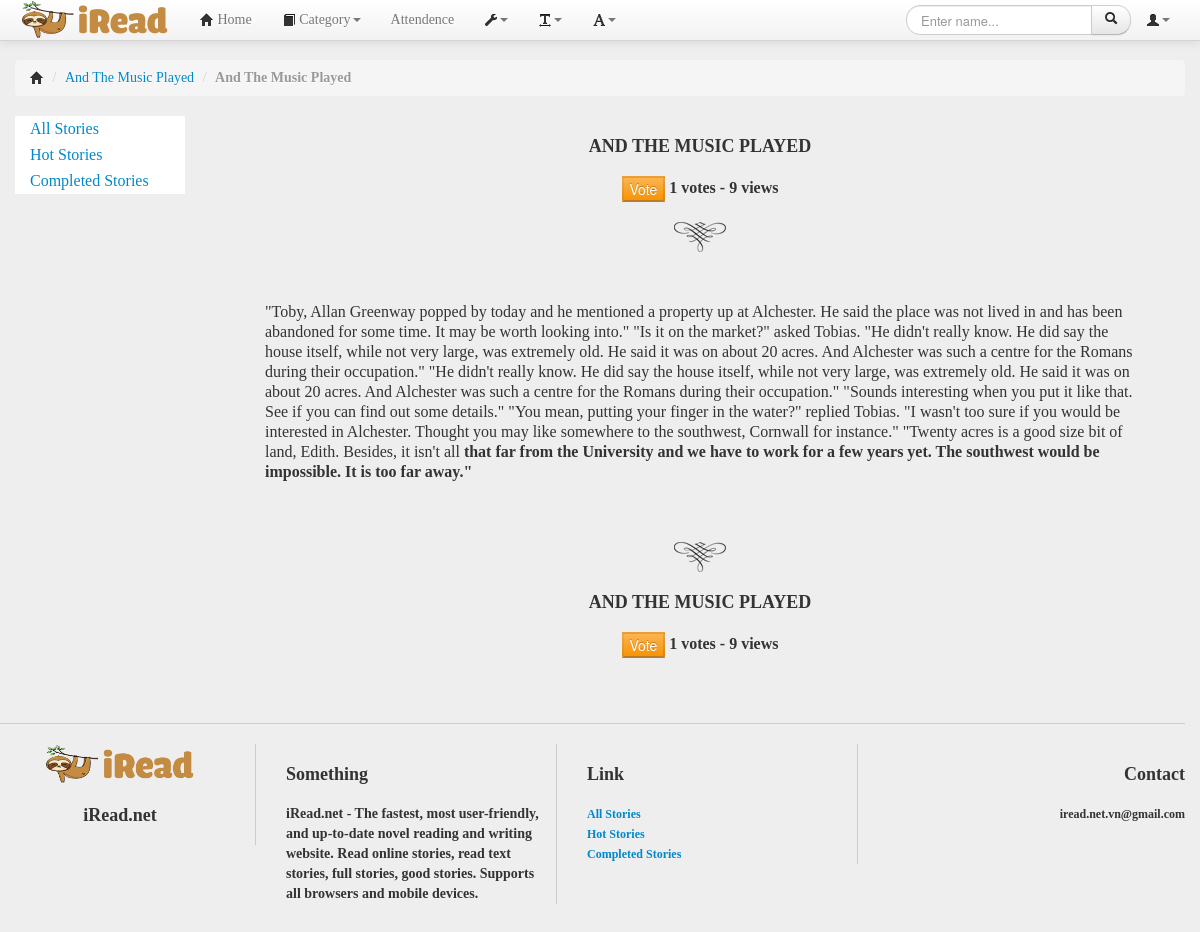
/readstory.php?storyID=2&chapterID=1 (signed in), run on the app's committed database.
### tables this page shows
CREATE TABLE `story` (
  `storyID` int(10) NOT NULL,
  `storyName` varchar(200) NOT NULL,
  `memberID` int(20) DEFAULT NULL,
  `description` mediumtext DEFAULT NULL,
  `image` varchar(500) DEFAULT NULL,
  `viewNumber` int(11) NOT NULL DEFAULT 0,
  `voteNumber` int(11) NOT NULL DEFAULT 0,
  `status` varchar(20) NOT NULL DEFAULT 'On going'
);

CREATE TABLE `chapter` (
  `chapterID` bigint(20) NOT NULL,
  `chapterName` varchar(255) NOT NULL,
  `storyID` int(10) NOT NULL,
  `content` longtext NOT NULL,
  `requireCoin` tinyint(1) NOT NULL DEFAULT 0,
  `view` bigint(20) NOT NULL DEFAULT 0
);

### db.php (called while the page is built, shortened)
<?php
	$hostname='localhost';
	$username='root';
	$password='';
	$dbname='final_project';
	$port=3306;
	function query($sql)
	{
		global $hostname;
		global $username;
		global $password;
		global $dbname;
		global $port;
		$conn = new mysqli($hostname, $username, $password, $dbname, $port);
		$result = $conn->query($sql);
		$rows = mysqli_fetch_all($result);
		return $rows;
	}
	function decryptString($string)
	{
		$string = str_replace('!1$#5', '"', $string);
		$string = str_replace("^-&~5", "'", $string);
		return($string);
	}
?>

### readstory.php (the view, shortened to what this page needs)
<!DOCTYPE html>
<html lang="vi">
<head>
<link href="css/bootstrap-modal.css" rel="stylesheet">
<link href="css/bootstrap.min.css" rel="stylesheet">
<link href="css/bootstrap-responsive.css" rel="stylesheet">
<link href="css/yamm.css" rel="stylesheet">
<link href="css/style.css" rel="stylesheet">
<link href="css/chosen.css" rel="stylesheet">
</head>
<?php
	require_once("./db.php");
    if(!isset($_SESSION['username'])){
?>
    	<script >
			alert ("You must login to access this page!");
			window.location.replace("./login.php");
		</script>
<?php
	}else{
		if(isset($_GET['storyID']) && isset($_GET['chapterID'])){
			$storyID=$_GET['storyID'];
			$chapterID=$_GET['chapterID'];
			$is_paided = 0;
			$sql = "SELECT * FROM chapter WHERE chapterID='" .$chapterID . "'";
			$row = query($sql);
			$chapterName = $row[0][1];
			$view = $row[0][5];
			$sql1 = "SELECT * FROM story WHERE storyID='" .$storyID . "'";
			$row1 = query($sql1);
			$storyName = $row1[0][1];
			$memberID = $row1[0][2];
			$viewNumber = $row1[0][5];
			$sql5 = "SELECT * FROM member WHERE username='" .$_SESSION['username'] . "'";
			$row5 = query($sql5);
			$readerID = $row5[0][0];
			if($row[0][4] == 1 && $readerID != $memberID && $_SESSION['role'] != "admin"){
				$sql4 = "SELECT * FROM chapter_payment WHERE chapterID='" .$chapterID . "'";
				if(execsql($sql4)!=null){
					$row4 = query($sql4);
					for($i=0; $i < count($row4); $i++){
						if($row4[$i][1] == $readerID){
							$is_paided = 1;
						}else{
							$is_paided = 0;
						}
					}
				}else{
					$is_paided = 0;
				}
					if($is_paided == 0){
			?>
					<body onload="activepopup()">
			<?php
				}else{
					$sql6 = "UPDATE chapter SET view='" .$view+1 ."'WHERE chapterID='" .$chapterID ."'";
					$result6 = execsql($sql6);
					$row8 = query($sql);
					$view1 = $row8[0][5];
					$sql9 = "UPDATE story SET viewNumber='" .$viewNumber+1 ."'WHERE storyID='" .$storyID ."'";
					$result9 = execsql($sql9);
			?>
					<body>
			<?php
				}
			}else{
				$row8 = query($sql);
				$view1 = $row8[0][5];
		?>
				<body>
		<?php
			}
		}
	}
?>
<?php
	require_once("./headers/readstory_header.php");
?>
<div class="tbpopup" id="tbpopup-1">
<div class="container">
	<div class="row">
		<div class="span12">
			<ul class="breadcrumb">
				<li>
					<div itemscope>
						<a href="./home.php" itemprop="url"><i class="icon-home"></i></a>
						<span class="divider">/</span>
					</div>
				</li>
				<li >
					<div itemscope>
						<a href="storydetail.php?storyID=<?=$storyID?>" itemprop="url"><span itemprop="title"><?=decryptString($storyName)?></span></a>
						<span class="divider">/</span>
					</div>
				</li>
				<li class="active"><strong><?=decryptString($chapterName)?></strong></li>
			</ul>
			<div class="row wrapper">
			<?php
				require_once("./lefts/common_left.php");
			?>
				<div class="span10">
					<div id="noidungtruyen">
						<h1 style="text-align: center;text-transform: uppercase; font-weight: bold;"><?=decryptString($row[0][1])?></h1>
						<div style="text-align: center; font-size: 16px; font-weight: bold;">
						<?php
							$is_vote = 0;
							$sql7 = "SELECT * FROM vote WHERE chapterID='" .$chapterID . "'";
							if(execsql($sql7)!=null){
								$row7 = query($sql7);
								$vote = count($row7);
								for($i=0; $i < count($row7); $i++){
									if($row7[$i][1] == $readerID){
										$is_vote = 1;
									}else{
										$is_vote = 0;
									}
								}
							}else{
								$is_vote = 0;
							}
							if($is_vote == 0){
						?>
								<form method="post" action="chaptervote.php">
									<button type="submit" name="vote_submit" class="btn-warning">Vote</button> <?=$vote?> votes -
									<span itemprop="votes"><?=$view1?> views</span>
								</form>
						<?php
							}
						?>
						</div>
						<hr class="start-chap">
						<div class="text-truyen" id="id_noidung_chuong" style="margin:50px;">
							<?=decryptString($row[0][3])?>
						</div>
					</div>
					<div class="chapfoot" style=" width:100%; float:left; ">
					<hr class="start-chap">
					<h2 style="text-align: center;text-transform: uppercase; font-weight: bold;"><?=decryptString($row[0][1])?></h2>
					<div style="text-align: center; font-size: 16px; font-weight: bold;">
						<?php
							$is_vote = 0;
							$sql7 = "SELECT * FROM vote WHERE chapterID='" .$chapterID . "'";
							if(execsql($sql7)!=null){
								$row7 = query($sql7);
								$vote = count($row7);
								for($i=0; $i < count($row7); $i++){
									if($row7[$i][1] == $readerID){
										$is_vote = 1;
									}else{
										$is_vote = 0;
									}
								}
							}else{
								$is_vote = 0;
							}
							if($is_vote == 0){
						?>
								<form method="post" action="chaptervote.php">
									<button type="submit" name="vote_submit" class="btn-warning">Vote</button> <?=$vote?> votes -
									<span itemprop="votes"><?=$view1?> views</span>
								</form>
						<?php
							}
						?>
					</div>
				</div>
				<div class="clearfix"></div>
			</div>
		<?php
			require_once("./footers/footer.php");
		?>
	</div>
</div>
</body>
</html>

### css/style.css (style rules this page uses)
body { position:relative;background:white;font-family:Verdana,"Times New Roman",sans-serif; font-size: 14px; }
hr { border-top:0px solid #bbb;border-bottom:1px solid #ccc; }
hr.start-chap { background:url("../img/option.png") 0 0 no-repeat;width:52px;height:30px;border:0;margin:10px auto;display:block; }
#noidungtruyen h1,h2 { font-size:18px; }
.wrapper { font-size:16px; }
.chapfoot { width: 498px; text-align: center; }

### readstory.php (style rules this page uses)
body { padding-top:60px;padding-bottom:40px;height:auto;background-image:none; }

### data on the page
story: storyName "And The Music Played"
chapter: chapterName "And The Music Played", chapterName "AND THE MUSIC PLAYED", view "9", content "\"Toby, Allan Greenway popped by today and he mentioned a property up at Alchester. He said the place was not lived in and has been abandoned for some time. It may be worth looking into.\" \"Is it on the market?\" asked Tobias. \"He didn't really know. He did say the house itself, while not very large, was extremely old. He said it was on about 20 acres. And Alchester was such a centre for the Romans during their occupation.\" \"He didn't really know. He did say the house itself, while not very large, was extremely old. He said it was on about 20 acres. And Alchester was such a centre for the Romans during their occupation.\" \"Sounds interesting when you put it like that. See if you can find out…"

### other printed values
$vote "1"
